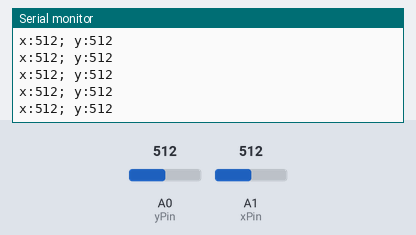
This sketch was run on a simulated Arduino Uno, built with avr-gcc and run on an emulated ATmega328P. Shown: the last lines printed to the serial monitor. The inputs (shaded band) are chosen by the test bench; at power-on: A0 (yPin) = 512, A1 (xPin) = 512.

Above: at 1.2 s.
1.3 s: A0 (yPin) set to 716
At 2.2 s:
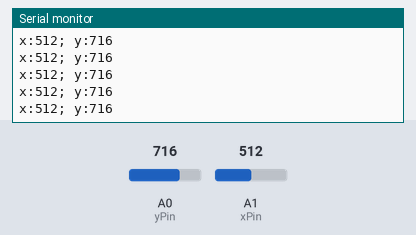
2.8 s: A1 (xPin) set to 716
At 3.3 s:
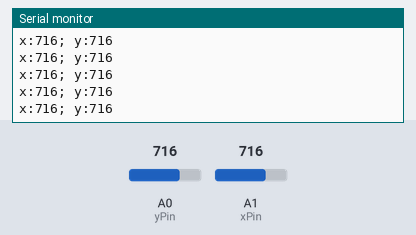
4.3 s: A0 (yPin) set to 900
At 5.3 s:
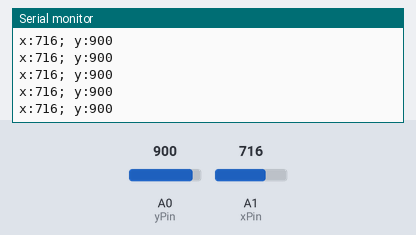
5.8 s: A1 (xPin) set to 900
At 6.5 s:
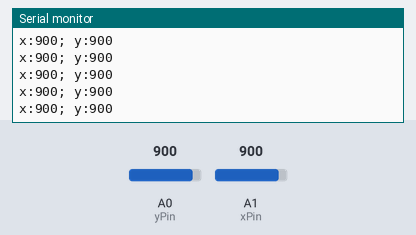
Timing chart, 0 to 8.3 s (numbered marks = the images above; inputs shaded):
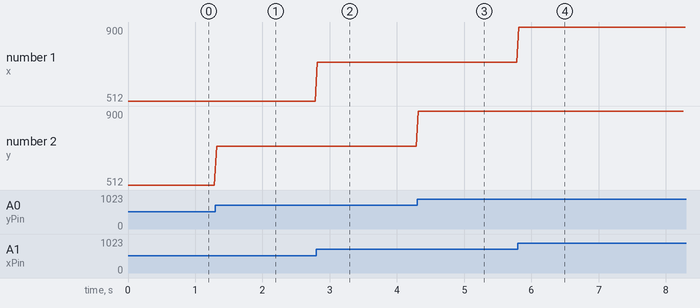

The sketch:

etch_sketch.ino
```cpp
// variables for pins
int xPin = A1;
int yPin = A0;

void setup() {
  // start Serial
  Serial.begin( 9600 );
}

void loop() {
  // read in values
  int xValue = analogRead( xPin );
  int yValue = analogRead( yPin );

  // print out values
  Serial.print( "\n");
  Serial.print( "x:" );
  Serial.print( xValue );
  Serial.print( "; y:" );
  Serial.print( yValue );

  // wait a little bit
  delay( 30 );
}
```

Measured:
- after the input at 1.3 s, the serial monitor: prints a new line at once (image 1)
- after the input at 2.8 s, the serial monitor: prints a new line at once (image 2)
- after the input at 4.3 s, the serial monitor: prints a new line at once (image 3)
- after the input at 5.8 s, the serial monitor: prints a new line at once (image 4)
- plotted number 2: 512 → 716 after the input at 1.3 s, 716 → 900 after the input at 4.3 s
